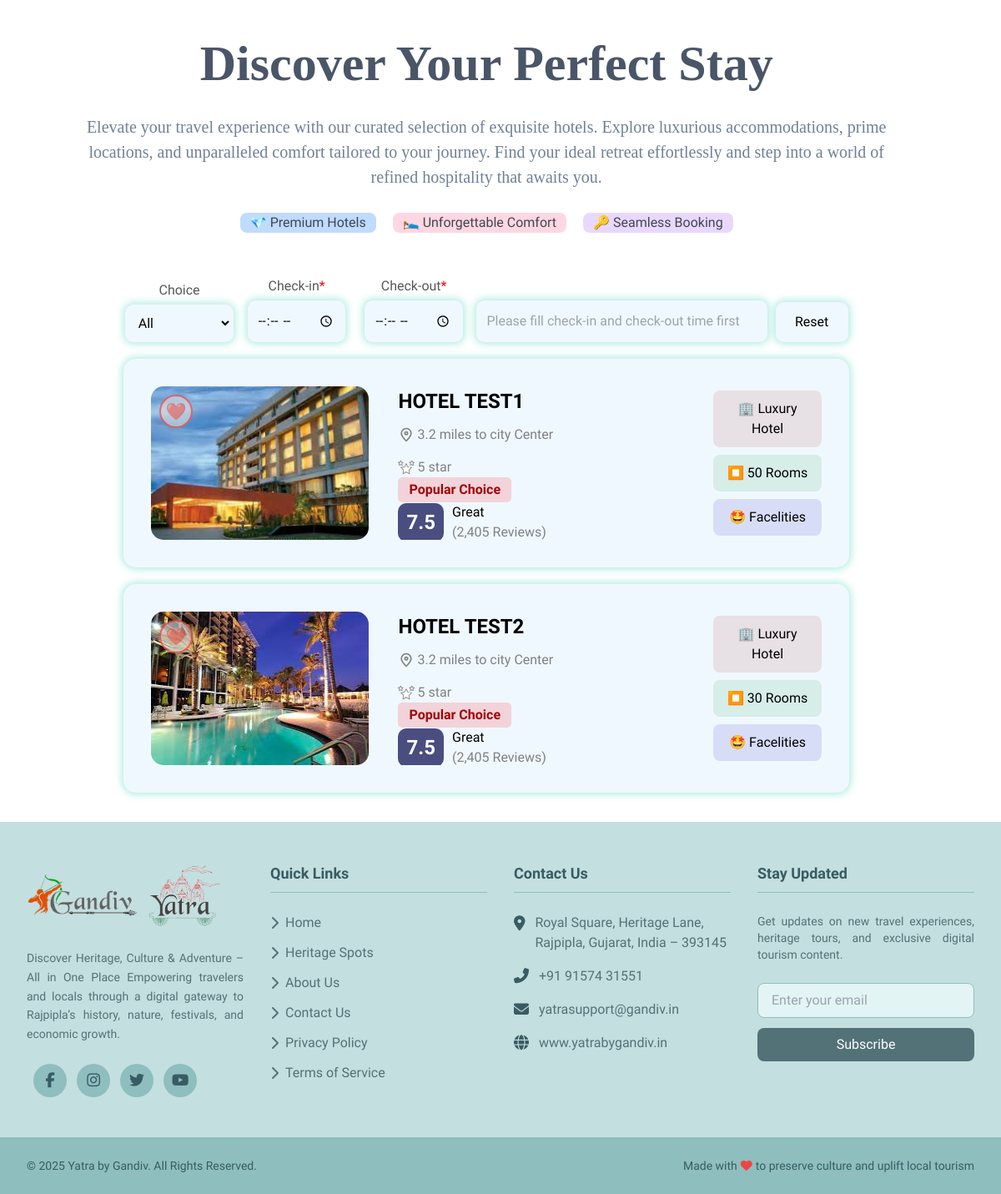
Screenshot of /hotellist with the database file from the repository.
### tables this page shows
CREATE TABLE `hotel_master` (
  `hotel_id` bigint(20) UNSIGNED NOT NULL,
  `hotel_name` varchar(255) NOT NULL,
  `owner_name` varchar(255) NOT NULL,
  `num_rooms` smallint(5) UNSIGNED NOT NULL CHECK (`num_rooms` > 0),
  `avail_rooms` int(11) NOT NULL DEFAULT 0,
  `contact_number` char(10) NOT NULL,
  `email` varchar(255) NOT NULL,
  `hotel_address` text NOT NULL,
  `license_number` varchar(50) NOT NULL,
  `owner_aadhar` char(12) NOT NULL,
  `owner_pan` char(10) NOT NULL,
  `room_types` set('Single','Couple','AC','VIP','Luxury','Deluxe') NOT NULL,
  `facilities` set('WiFi','Parking','Restaurant','Air Conditioning','Swimming Pool','24/7 Security','Room Service','Conference Hall') NOT NULL,
  `payment_method` set('UPI','Online Banking','Credit or Debit Card','Cash') NOT NULL DEFAULT 'Cash',
  `single_room_price` decimal(10,2) DEFAULT NULL,
  `couple_room_price` decimal(10,2) DEFAULT NULL,
  `ac_room_price` decimal(10,2) DEFAULT NULL,
  `vip_room_price` decimal(10,2) DEFAULT NULL,
  `luxury_room_price` decimal(10,2) DEFAULT NULL,
  `deluxe_room_price` decimal(10,2) DEFAULT NULL,
  `hotel_license_doc` varchar(255) DEFAULT NULL,
  `owner_aadhar_doc` varchar(255) DEFAULT NULL,
  `owner_pan_doc` varchar(255) DEFAULT NULL,
  `owner_photo` varchar(255) DEFAULT NULL,
  `hotel_image1` varchar(255) DEFAULT NULL,
  `hotel_image2` varchar(255) DEFAULT NULL,
  `hotel_image3` varchar(255) DEFAULT NULL,
  `hotel_image4` varchar(255) DEFAULT NULL,
  `hotel_image5` varchar(255) DEFAULT NULL,
  `is_confirmed` tinyint(1) DEFAULT 0 COMMENT '0 = Pending, 1 = Confirmed',
  `added_by` bigint(20) DEFAULT 0 COMMENT 'User who added the hotel',
  `created_at` timestamp NOT NULL DEFAULT current_timestamp(),
  `updated_at` timestamp NOT NULL DEFAULT current_timestamp() ON UPDATE current_timestamp()
);

### hotellist.php (the view, shortened to what this page needs)
<?php
  require_once 'includes/scripts/connection.php';
  $stmt = $conn->prepare("SELECT * FROM `hotel_master` where is_confirmed = 1");
  $stmt->execute();
  $result = $stmt->get_result();
?>
<!DOCTYPE html>
<html lang="en">
<head>
    <link rel="stylesheet" href="https://cdnjs.cloudflare.com/ajax/libs/font-awesome/6.2.1/css/all.min.css" />
    <link rel="stylesheet" href="https://cdnjs.cloudflare.com/ajax/libs/font-awesome/6.2.1/css/all.min.css" />
</head>
<body>
    <div class="main-container">
        <div class="main-head">
            <h1 class="main-title">
                Discover Your Perfect Stay
            </h1>
            <p class="main-description">
                Elevate your travel experience with our curated selection of exquisite hotels. Explore luxurious accommodations, prime locations, and unparalleled comfort tailored to your journey. Find your ideal retreat effortlessly and step into a world of refined hospitality that awaits you.
            </p>
            <div class="tag-container">
                <div class="tag tag-blue">
                    💎 Premium Hotels
                </div>
                <div class="tag tag-pink">
                    🛌 Unforgettable Comfort
                </div>
                <div class="tag tag-purple">
                    🔑 Seamless Booking
                </div>
            </div>
        </div>
        <div class="container">
            <div class="cards">
                <div class="searchbar">
                    <div
                        style="display: flex; width: 15%; flex-direction: column; justify-content: center; align-items: center; gap: 5px;">
                        <label for="" style="color: rgb(87, 87, 87);">Choice</label>
                        <select id="filterSelect">
                            <option value="all">All</option>
                        </select>
                    </div>
                    <div
                        style="display: flex; width: 15%; flex-direction: column; justify-content: center; align-items: center; gap: 5px;">
                        <label for="" style="color: rgb(87, 87, 87);">Check-in<span style="color: red;">*</span></label>
                        <input type="time" name="" id="inTime">
                    </div>
                    <div
                        style="display: flex; width: 15%; flex-direction: column; justify-content: center; align-items: center; gap: 5px;">
                        <label for="" style="color: rgb(87, 87, 87);">Check-out<span
                                style="color: red;">*</span></label>
                        <input type="time" name="" id="outTime">
                    </div>
                    <input type="search" id="searchInput" placeholder="Search Here...">
                    <button onclick="resetData()">Reset</button>
                </div>
                <?php
                function encrypt($data) {
                    $key = "Yatra@5636";
                    $iv = "1234567891011121";
                    return urlencode(openssl_encrypt($data, "AES-256-CBC", $key, 0, $iv));
                }
                 while($hotels = $result->fetch_assoc()){
                    $encrypted_id = encrypt($hotels['hotel_id']);
                ?>
                <a href="hoteldata?id=<?php echo $encrypted_id;?>" class="card">
                    <div class="left image-container">
                        <img src="uploads/hotels/<?php echo $hotels['hotel_image1']; ?>"
                            alt="Hotel Image">
                        <button class="like-button" onclick="toggleLike(this)">❤️</button>
                    </div>
                    <div class="center">
                        <div class="top">
                            <h1><?php echo $hotels['hotel_name'];?></h1>
                            <div style="display: flex; gap: 15px; flex-direction: column;">
                                <div style="display: flex; align-items: center; gap: 3px;"><img src="location.svg"
                                        alt=""><span>3.2 miles to city Center</span></div>
                                <div style="display: flex; align-items: center; gap: 3px;"><img src="star.svg"
                                        alt=""><span>5 star</span></div>
                            </div>
                        </div>
                        <div class="alertbox">
                            <h3>Popular Choice</h3>
                        </div>
                        <div class="bottom">
                            <div class="bleft">
                                <h1>7.5</h1>
                            </div>
                            <div class="bright">
                                <h4>Great</h4>
                                <h4 style="color: gray;">(2,405 Reviews)</h4>
                            </div>
                        </div>
                    </div>
                    <div class="right">
                        <div class="box box-1">
                            <h2>🏢 Luxury Hotel</h2>
                        </div>
                        <div class="box box-2">
                            <h2>⏹️ <?php echo $hotels['num_rooms'];?> Rooms</h2>
                        </div>
                        <div class="box box-3">
                            <h2>🤩 Facelities</h2>
                        </div>
                    </div>
                </a>
                <?php
                 }
                ?>
            </div>
        </div>
    </div>
    <?php
        include("includes/footer.php");
    ?>
</body>
</html>

### hotellist.php (style rules this page uses)
* { margin: 0; padding: 0; font-family: "Ubuntu", sans-serif; }
html { position: relative; scrollbar-width: thin; scrollbar-color: #1d7f6b #6fe1d64d; }
html::before { content: ""; position: fixed; top: 0; left: 0; width: 100%; height: 100%; background: url('patternpad-2025-03-28-18-48-25.png') no-repeat center center; background-size: cover; opacity: 0.3; z-index: -1; pointer-events: none; }
body { box-sizing: border-box; }
.main-container { min-height: 99.8vh; width: 97.2vw; display: flex; flex-direction: column; align-items: center; padding: 15px; }
.container { height: 100%; width: 100%; display: flex; justify-content: center; }
.cards { margin-top: 20px; margin-bottom: 20px; width: 85%; display: flex; flex-direction: column; gap: 20px; align-items: center; }
.card { text-decoration: none; color: black; background-color: aliceblue; width: 100%; border: 3px solid transparent; height: 250px !important; padding: 30px; display: flex; justify-content: space-between; border-radius: 15px; overflow: hidden; transition: all 0.5s ease; box-shadow: 0 0 10px 2px rgba(158, 231, 217, 0.832); }
.left, .center, .right { position: relative; width: 32.5%; height: 100%; border-radius: 15px; overflow: hidden; }
.left img { height: 100%; width: 100%; }
.center { padding: 0px 25px; display: flex; flex-direction: column; justify-content: space-between; }
.center .top h1 { font-weight: bold; font-size: 1.5rem; margin-bottom: 10px; }
.center span { color: gray; }
.center img { height: 20px; }
.alertbox h3 { padding: 3px 13px; color: rgb(160, 7, 7); font-weight: bold; background-color: rgba(253, 4, 4, 0.148); width: fit-content; border-radius: 5px; display: flex; }
.bottom { display: flex; align-items: center; gap: 10px; }
.bleft { display: flex; align-items: center; background-color: rgba(2, 2, 73, 0.693); border-radius: 10px; padding: 5px 10px; }
.bleft h1 { font-weight: bold; color: white; font-size: 1.5rem; }
.right { display: flex; flex-direction: column; align-items: flex-end; justify-content: space-around; }
.box { padding: 10px 15px; width: 50%; text-align: center; border-radius: 8px; }
.box-1 { background-color: rgba(199, 145, 145, 0.241); }
.box-2 { background-color: rgba(159, 211, 184, 0.323); }
.box-3 { background-color: rgba(102, 102, 212, 0.185); }
.searchbar { width: 100%; display: flex; align-items: flex-end; justify-content: center; gap: 10px; }
.searchbar input, .searchbar button, .searchbar select { background-color: aliceblue; box-shadow: 0 0 10px 2px rgba(158, 231, 217, 0.832); border-radius: 10px; padding: 10px; border: none; border-radius: 10px; font-size: 1rem; font-weight: 400; border: 2px solid transparent; transition: all 0.3s ease; }
.searchbar button { cursor: pointer; }
.searchbar input[type="search"] { width: 40%; padding: 11px 10px; }
.searchbar input[type="time"] { width: 90%; }
.searchbar button { width: 10%; }
.searchbar select { width: 100%; }
.image-container { position: relative; display: inline-block; }
.like-button { position: absolute; top: 10px; left: 10px; background-color: rgba(222, 220, 220, 0.625); border: 2px solid rgba(255, 0, 0, 0.5); border-radius: 50%; width: 40px; height: 40px; font-size: 20px; color: rgba(255, 0, 0, 0.5); cursor: pointer; display: flex; align-items: center; justify-content: center; transition: all 0.2s ease; }
.main-head { display: flex; flex-direction: column; justify-content: center; align-items: center; }
.main-title { font-weight: bold; color: #4a5568; font-size: 3.75rem; font-family: 'Samarkan'; }
.main-head * { text-align: center; margin-top: 1rem; }
.main-description { color: #718096; font-size: 1.25rem; font-family: 'Georgia', serif; padding: 0 5rem; }
.tag-container { display: flex; justify-content: center; align-items: center; gap: 1.25rem; margin-bottom: 2rem; font-family: 'Georgia', serif; }
.tag { padding: 0.3rem 0.75rem; margin-top: 0.75rem; border-radius: 0.5rem; font-weight: 500; display: flex; align-items: center; height: 1.5rem; color: #3f4752; }
.tag-pink { background-color: #fed7e2; }
.tag-blue { background-color: #bfdbfe; }
.tag-purple { background-color: #e9d8fd; }

### rows the page displays
hotel_master: hotel_image1 (picture), hotel_name "HOTEL TEST1", num_rooms "50"
hotel_master: hotel_image1 (picture), hotel_name "HOTEL TEST2", num_rooms "30"
